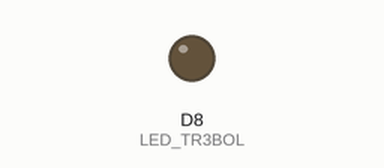
This sketch was run on a simulated ESP8266 (NodeMCU). Parts: output pins drawn as LEDs (lit = HIGH).

Above: at 1.8 s.
At 6.47 s:
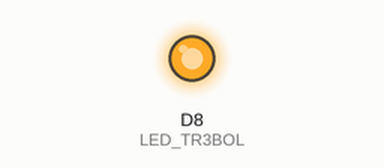
Timing chart, 0 to 6.8 s (numbered marks = the images above):
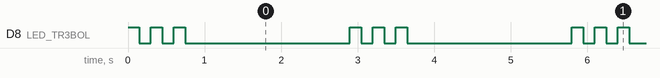

The sketch:

Ejercicio2.ino
```cpp
/*
 2) LED verde parpadea 3 veces rápido: 150ms encendido y 150ms apagado.
 Luego está 2 segundos apagado. Esto se repite cíclicamente.
*/
#define LED_TR3BOL D8
void setup() {
  pinMode(LED_TR3BOL, OUTPUT);
}

// Implementacion de ciclo FOR
void loop() {
  for (int i = 0; i < 3; i++) {
    digitalWrite(LED_TR3BOL, HIGH);
    delay(150);
    // 150 milisegundo encendido
    digitalWrite(LED_TR3BOL, LOW);
    delay(150);
    // 150 milisegundos apagados
  }

  delay(2000);
  // esperar 2 segundos antes de repetir
}

/*
// Implementacion sin ciclos
void loop() {
  digitalWrite(LED_TR3BOL, HIGH);
  delay(150);
  // 150 milisegundo encendido
  digitalWrite(LED_TR3BOL, LOW);
  delay(150);
  // 150 milisegundos apagados
    digitalWrite(LED_TR3BOL, HIGH);
  delay(150);
  // 150 milisegundo encendido
  digitalWrite(LED_TR3BOL, LOW);
  delay(150);
  // 150 milisegundos apagados
    digitalWrite(LED_TR3BOL, HIGH);
  delay(150);
  // 150 milisegundo encendido
  digitalWrite(LED_TR3BOL, LOW);
  delay(150);
  // 150 milisegundos apagados

  delay(2000);
  // esperar 2 segundos antes de repetir
}
*/
```

Measured:
- by itself, D8 (LED_TR3BOL): repeats every 2.9 s: 2 × (LOW 0.15 s, HIGH 0.15 s), LOW 2.2 s, HIGH 0.15 s
- by itself, everything shown: repeats every 2.9 s, in 6 steps
